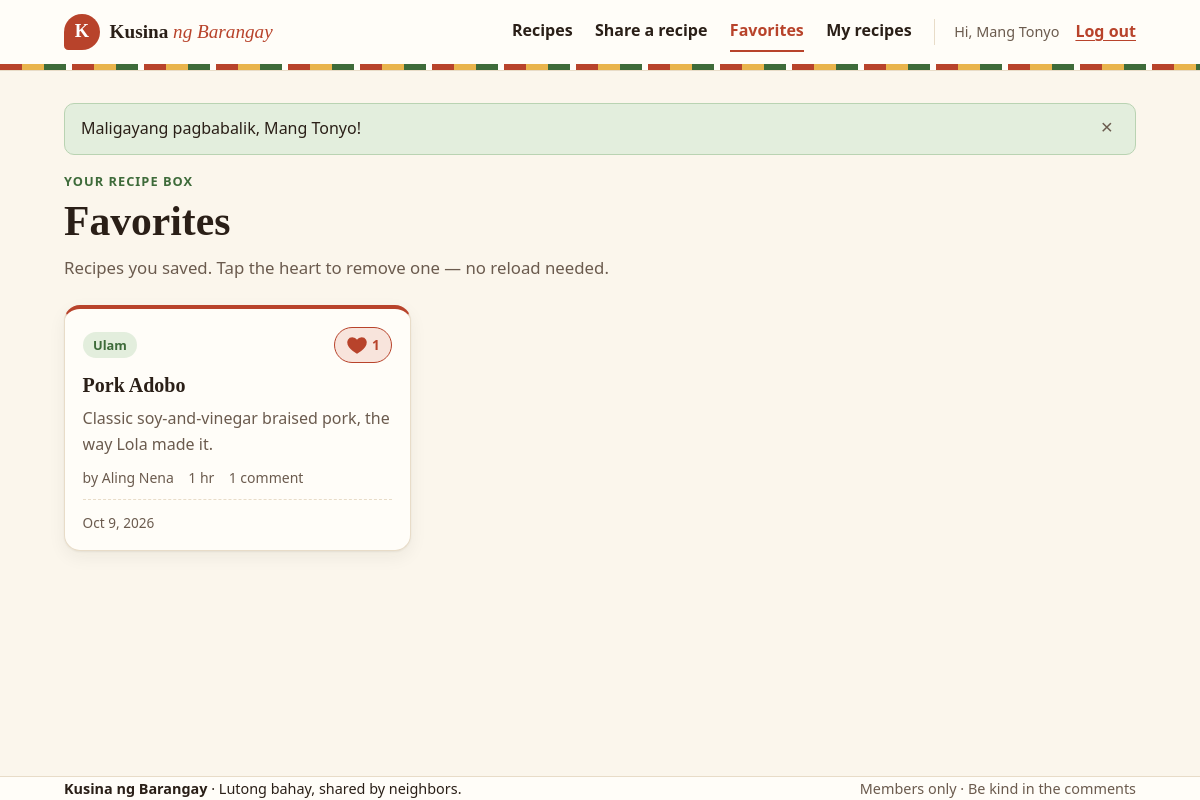
Page /favorites.php (signed in) on the committed database.
### tables this page shows
CREATE TABLE recipes (
  id                 INT UNSIGNED      NOT NULL AUTO_INCREMENT,
  user_id            INT UNSIGNED      NOT NULL,
  category_id        INT UNSIGNED      NOT NULL,
  title              VARCHAR(120)      NOT NULL,
  description        VARCHAR(500)      NOT NULL,
  steps              TEXT              NOT NULL,
  servings           TINYINT UNSIGNED  NULL,
  cook_time_minutes  SMALLINT UNSIGNED NULL,
  created_at         TIMESTAMP         NOT NULL DEFAULT CURRENT_TIMESTAMP,
  updated_at         TIMESTAMP         NULL DEFAULT NULL ON UPDATE CURRENT_TIMESTAMP,

  PRIMARY KEY (id),
  KEY idx_recipes_user       (user_id),
  KEY idx_recipes_category   (category_id),
  KEY idx_recipes_created    (created_at),
  FULLTEXT KEY ft_recipes_search (title, description),

  CONSTRAINT fk_recipes_user
    FOREIGN KEY (user_id) REFERENCES users (id)
    ON DELETE CASCADE ON UPDATE CASCADE,
  CONSTRAINT fk_recipes_category
    FOREIGN KEY (category_id) REFERENCES categories (id)
    ON DELETE RESTRICT ON UPDATE CASCADE,

  CONSTRAINT chk_recipes_title     CHECK (CHAR_LENGTH(title) >= 3),
  CONSTRAINT chk_recipes_servings  CHECK (servings IS NULL OR servings BETWEEN 1 AND 50),
  CONSTRAINT chk_recipes_cooktime  CHECK (cook_time_minutes IS NULL OR cook_time_minutes BETWEEN 1 AND 1440)
);

CREATE TABLE categories (
  id           INT UNSIGNED  NOT NULL AUTO_INCREMENT,
  name         VARCHAR(50)   NOT NULL,
  description  VARCHAR(255)  NULL,

  PRIMARY KEY (id),
  UNIQUE KEY uq_categories_name (name)
);

CREATE TABLE users (
  id             INT UNSIGNED  NOT NULL AUTO_INCREMENT,
  username       VARCHAR(30)   NOT NULL,
  email          VARCHAR(255)  NOT NULL,
  password_hash  VARCHAR(255)  NOT NULL,
  display_name   VARCHAR(60)   NOT NULL,
  created_at     TIMESTAMP     NOT NULL DEFAULT CURRENT_TIMESTAMP,

  PRIMARY KEY (id),
  UNIQUE KEY uq_users_username (username),
  UNIQUE KEY uq_users_email    (email),
  CONSTRAINT chk_users_username CHECK (CHAR_LENGTH(username) >= 3)
);

### includes/bootstrap.php (called while the page is built, shortened)
<?php
require_once __DIR__ . '/../config/database.php';
require_once __DIR__ . '/helpers.php';
spl_autoload_register(static function (string $class): void {
    $file = __DIR__ . '/../classes/' . $class . '.php';
});
$session = new SessionManager();
try {
    $pdo = Database::connection();
} catch (PDOException $e) {
    error_log('Database connection failed: ' . $e->getMessage());
    http_response_code(500);
    exit('<h1>Database connection failed</h1><p>Check the settings in <code>config/database.php</code> and make sure MySQL is running and <code>recipe_db</code> is imported.</p>');
}
$recipes    = new RecipeRepository($pdo);

### classes/SessionManager.php (called while the page is built, shortened)
<?php
final class SessionManager
{
    public function isLoggedIn(): bool
    {
        return isset($_SESSION[self::USER_ID]);
    }
    public function userId(): ?int
    {
        return $this->isLoggedIn() ? (int) $_SESSION[self::USER_ID] : null;
    }
}

### classes/RecipeRepository.php (called while the page is built, shortened)
<?php
final class RecipeRepository
{
    public function search(int $viewerId, array $filters, int $page = 1, int $perPage = 9): array
    {
        $where = [];
        $params = [];
        $q = trim($filters['q'] ?? '');
        if (!empty($filters['favorites_of'])) {
            $where[] = 'EXISTS (SELECT 1 FROM favorites fo WHERE fo.recipe_id = r.id AND fo.user_id = ?)';
            $params[] = (int) $filters['favorites_of'];
        }
        $whereSql = $where ? ' WHERE ' . implode(' AND ', $where) : '';
        $count = $this->pdo->prepare('SELECT COUNT(*)' . self::FROM_JOINS . $whereSql);
        $count->execute($params);
        $total = (int) $count->fetchColumn();
        $pages = max(1, (int) ceil($total / $perPage));
        $page = min(max(1, $page), $pages);
        $offset = ($page - 1) * $perPage;
        $stmt = $this->pdo->prepare(
            'SELECT ' . self::CARD_COLUMNS . self::FROM_JOINS . $whereSql .
            ' ORDER BY r.created_at DESC, r.id DESC LIMIT ? OFFSET ?'
        );
        $position = 1;
        $stmt->bindValue($position++, $viewerId, PDO::PARAM_INT);
        foreach ($params as $value) {
            $stmt->bindValue($position++, $value, is_int($value) ? PDO::PARAM_INT : PDO::PARAM_STR);
        }
        $stmt->bindValue($position++, $perPage, PDO::PARAM_INT);
        $stmt->bindValue($position, $offset, PDO::PARAM_INT);
        $stmt->execute();
        return [
            'items' => $stmt->fetchAll(),
            'total' => $total,
            'pages' => $pages,
            'page'  => $page,
        ];
    }
}

### includes/recipe_card.php (the view, shortened to what this page needs)
<?php
$isOwner = (int) $recipe['user_id'] === $session->userId();
$isFavorite = (bool) $recipe['is_favorite'];
$favCount = (int) $recipe['favorite_count'];
?>
<article class="recipe-card" data-recipe-card="<?= (int) $recipe['id'] ?>">
    <div class="card-top">
        <a class="tag" href="<?= e(pageUrl('recipes.php', ['category' => (int) $recipe['category_id']])) ?>">
            <?= e($recipe['category_name']) ?>
        </a>
        <button type="button"
                class="fav-btn"
                data-favorite
                data-recipe-id="<?= (int) $recipe['id'] ?>"
                <?= !empty($removeOnUnfavorite) ? 'data-remove-card' : '' ?>
                aria-pressed="<?= $isFavorite ? 'true' : 'false' ?>"
                aria-label="<?= $isFavorite ? 'Remove from favorites' : 'Save to favorites' ?>">
            <svg viewBox="0 0 24 24" width="20" height="20" aria-hidden="true"><path d="M12 20.5s-7.5-4.6-9.3-9.2C1.4 8 3.3 4.5 6.9 4.5c2.1 0 3.5 1.1 5.1 3 1.6-1.9 3-3 5.1-3 3.6 0 5.5 3.5 4.2 6.8-1.8 4.6-9.3 9.2-9.3 9.2z"/></svg>
            <span class="fav-count" data-fav-count="<?= (int) $recipe['id'] ?>"><?= $favCount ?></span>
        </button>
    </div>
    <h3 class="card-title">
        <a href="recipe.php?id=<?= (int) $recipe['id'] ?>"><?= e($recipe['title']) ?></a>
    </h3>
    <p class="card-description"><?= e($recipe['description']) ?></p>
    <ul class="card-meta">
        <li>by <?= $isOwner ? '<strong>you</strong>' : e($recipe['author_name']) ?></li>
        <?php if ($recipe['cook_time_minutes']): ?>
            <li><?= e(cookTimeLabel((int) $recipe['cook_time_minutes'])) ?></li>
        <?php endif; ?>
        <li><?= e(plural((int) $recipe['comment_count'], 'comment')) ?></li>
    </ul>
    <div class="card-footer">
        <time datetime="<?= e($recipe['created_at']) ?>"><?= e(formatDate($recipe['created_at'])) ?></time>
    </div>
</article>

### favorites.php (shortened to what this page needs)
<?php
require __DIR__ . '/includes/bootstrap.php';
$session->requireLogin();
$page = positiveInt($_GET['page'] ?? null) ?? 1;
$result = $recipes->search($session->userId(), ['favorites_of' => $session->userId()], $page, 12);
require __DIR__ . '/includes/header.php';
?>
<header class="page-header">
    <p class="eyebrow">Your recipe box</p>
    <h1>Favorites</h1>
    <p class="lead">Recipes you saved. Tap the heart to remove one — no reload needed.</p>
</header>
<?php if ($result['items']): ?>
    <div class="recipe-grid" data-favorites-grid>
        <?php $removeOnUnfavorite = true; ?>
        <?php foreach ($result['items'] as $recipe): ?>
            <?php require __DIR__ . '/includes/recipe_card.php'; ?>
        <?php endforeach; ?>
    </div>
<?php endif; ?>
<?php
require __DIR__ . '/includes/footer.php';

### assets/css/style.css (style rules this page uses)
:root { --rice: #fbf6ec; --paper: #fffdf8; --ink: #2a1f17; --ink-soft: #6b5b4e; --line: #e8dcc8; --line-strong: #d6c4a6; --annatto: #b8432b; --annatto-dark: #973421; --annatto-tint: #f8e4dc; --leaf: #3e6b3a; --leaf-tint: #e3eedd; --mango: #e9b44c; --mango-tint: #fbefd2; --danger: #b42318; --danger-tint: #fdecea; --font-display: "Iowan Old Style", "Palatino Linotype", Palatino, "Book Antiqua", Georgia, serif; --font-body: system-ui, -apple-system, "Segoe UI", Roboto, "Helvetica Neue", Arial, sans-serif; --radius: 10px; --radius-lg: 16px; --shadow: 0 1px 2px rgba(42, 31, 23, 0.06), 0 6px 18px rgba(42, 31, 23, 0.06); --container: 1120px; }
*, *::before, *::after { box-sizing: border-box; }
html { -webkit-text-size-adjust: 100%; }
body { margin: 0; min-height: 100vh; display: flex; flex-direction: column; background: var(--rice); color: var(--ink); font-family: var(--font-body); font-size: 1rem; line-height: 1.6; }
img, svg { display: block; max-width: 100%; }
a { color: var(--annatto); text-underline-offset: 3px; }
h1, h2, h3 { font-family: var(--font-display); line-height: 1.2; margin: 0 0 0.5rem; color: var(--ink); }
h1 { font-size: clamp(1.75rem, 1.3rem + 2vw, 2.6rem); }
h3 { font-size: 1.15rem; }
p { margin: 0 0 1rem; }
.eyebrow { margin: 0 0 0.35rem; color: var(--leaf); font-size: 0.8rem; font-weight: 700; letter-spacing: 0.08em; text-transform: uppercase; }
.lead { color: var(--ink-soft); font-size: 1.05rem; max-width: 62ch; }
.page-header { margin-bottom: 1.5rem; }
.recipe-grid { display: grid; grid-template-columns: 1fr; gap: 1rem; }
.recipe-card { display: flex; flex-direction: column; gap: 0.6rem; padding: 1.1rem 1.1rem 1rem; background: var(--paper); border: 1px solid var(--line); border-top: 4px solid var(--annatto); border-radius: var(--radius-lg); box-shadow: var(--shadow); transition: transform 0.15s ease, box-shadow 0.15s ease, opacity 0.25s ease; }
.card-top { display: flex; align-items: center; justify-content: space-between; gap: 0.5rem; }
.card-title { margin: 0; font-size: 1.25rem; }
.card-title a { color: var(--ink); text-decoration: none; }
.card-description { margin: 0; color: var(--ink-soft); display: -webkit-box; -webkit-line-clamp: 3; -webkit-box-orient: vertical; overflow: hidden; }
.card-meta { display: flex; flex-wrap: wrap; gap: 0.25rem 0.9rem; margin: 0; padding: 0; list-style: none; font-size: 0.875rem; color: var(--ink-soft); }
.card-footer { display: flex; flex-wrap: wrap; align-items: center; gap: 0.5rem 0.75rem; margin-top: auto; padding-top: 0.75rem; border-top: 1px dashed var(--line); font-size: 0.85rem; color: var(--ink-soft); }
.tag { display: inline-block; padding: 0.15rem 0.65rem; border-radius: 999px; background: var(--leaf-tint); color: var(--leaf); font-size: 0.8rem; font-weight: 700; text-decoration: none; }
.fav-btn { display: inline-flex; align-items: center; gap: 0.35rem; min-height: 36px; padding: 0.25rem 0.7rem; border: 1px solid var(--line-strong); border-radius: 999px; background: var(--paper); color: var(--ink-soft); font: inherit; font-size: 0.85rem; font-weight: 700; cursor: pointer; transition: background 0.15s ease, border-color 0.15s ease, color 0.15s ease; }
.fav-btn svg { fill: none; stroke: currentColor; stroke-width: 2; transition: transform 0.2s ease; }
.fav-btn[aria-pressed="true"] { background: var(--annatto-tint); border-color: var(--annatto); color: var(--annatto); }
.fav-btn[aria-pressed="true"] svg { fill: var(--annatto); transform: scale(1.1); }
@media (min-width: 600px) { .recipe-grid { grid-template-columns: repeat(auto-fill, minmax(260px, 1fr)); } }

### rows in the picture
recipes: category.name "Ulam", favCount "1", title "Pork Adobo", description "Classic soy-and-vinegar braised pork, the way Lola made it.", user.display_name "Aling Nena", cook_time_minutes "1 hr", comment_count "1 comment", created_at "Oct 9, 2026"

### other values in the picture
$label "Recipes Share a recipe Favorites My recipes"
$session->displayName() "Mang Tonyo"
$flash['message'] "Maligayang pagbabalik, Mang Tonyo!"
APP_NAME "Kusina ng Barangay"
